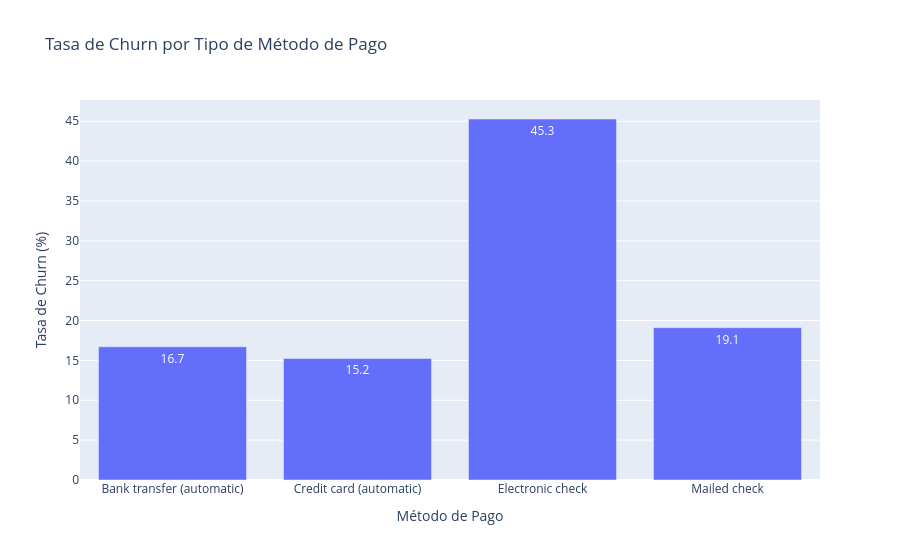

Here is the notebook cell this chart was saved with:
### Markdown cell above
### Paso 2: graficar la tabla con Plotly

### Code cell
fig = px.bar(
    churn_por_pago,
    x='Payment Method',
    y='Churn Value',
    title='Tasa de Churn por Tipo de Método de Pago',
    labels={'Churn Value': 'Tasa de Churn (%)', 'Payment Method': 'Método de Pago'},
    text_auto='.1f'
)
fig.show()

### Figure 1 — Plotly figure (JSON) as saved in the notebook; plotly's stock layout.template omitted (floating-point values rounded to 4 significant figures)
{"data": [{"hovertemplate": "Método de Pago=%{x}<br>Tasa de Churn (%)=%{y}<extra></extra>", "legendgroup": "", "marker": {"color": "#636efa", "pattern": {"shape": ""}}, "name": "", "orientation": "v", "showlegend": false, "textposition": "auto", "texttemplate": "%{y:.1f}", "type": "bar", "x": ["Bank transfer (automatic)", "Credit card (automatic)", "Electronic check", "Mailed check"], "xaxis": "x", "y": [16.71, 15.24, 45.29, 19.11], "yaxis": "y"}], "layout": {"barmode": "relative", "legend": {"tracegroupgap": 0}, "title": {"text": "Tasa de Churn por Tipo de Método de Pago"}, "xaxis": {"anchor": "y", "domain": [0, 1], "title": {"text": "Método de Pago"}}, "yaxis": {"anchor": "x", "domain": [0, 1], "title": {"text": "Tasa de Churn (%)"}}}}
